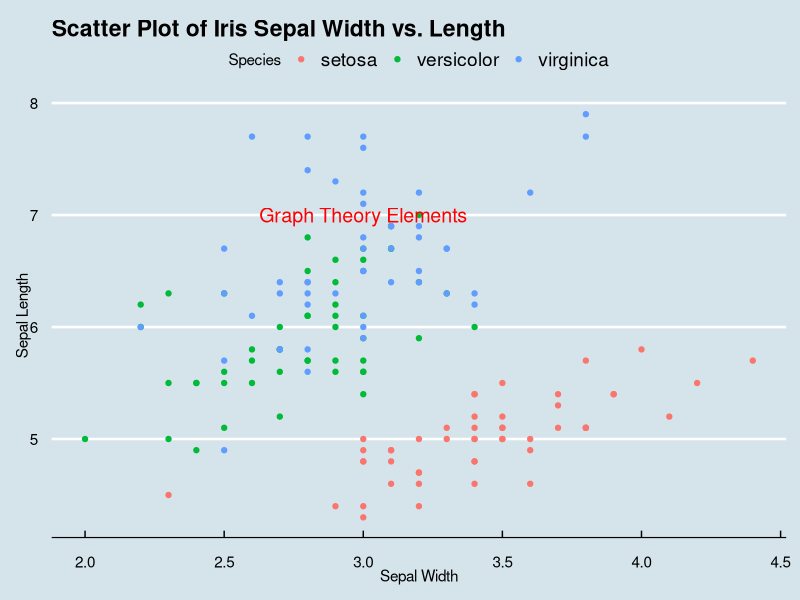
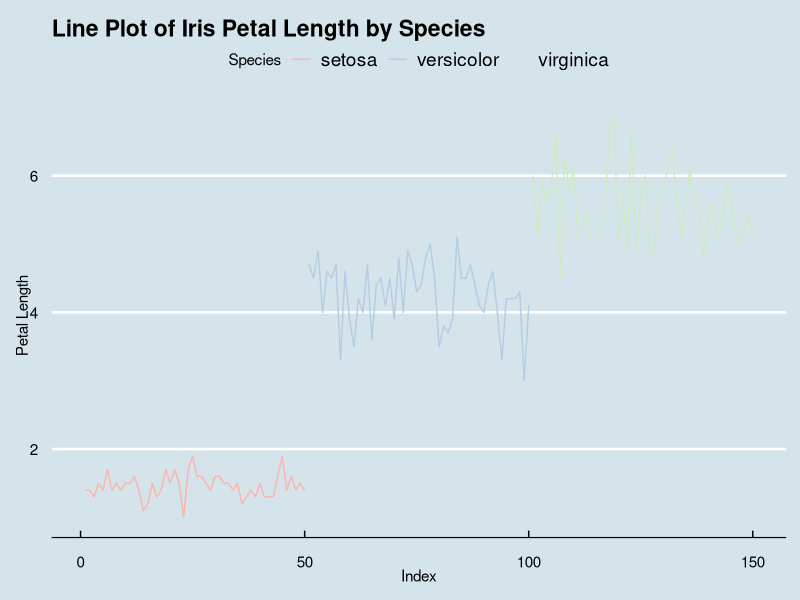
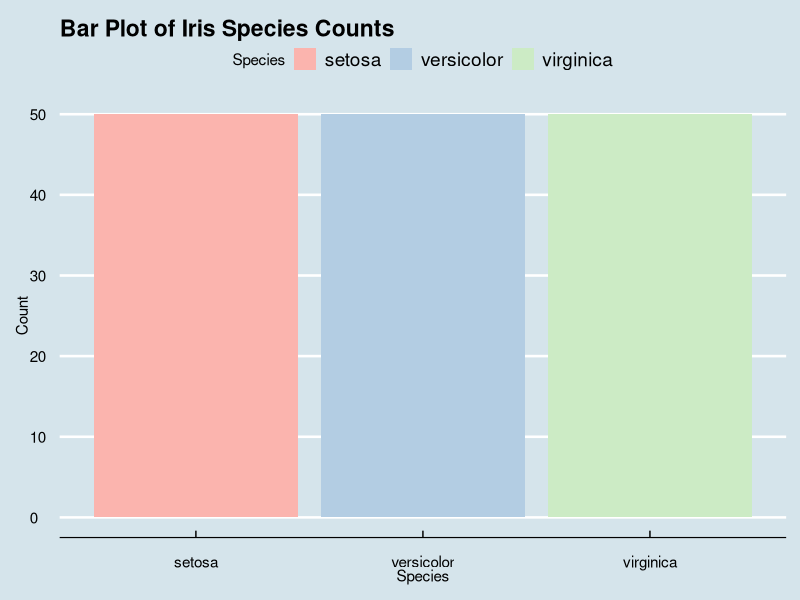
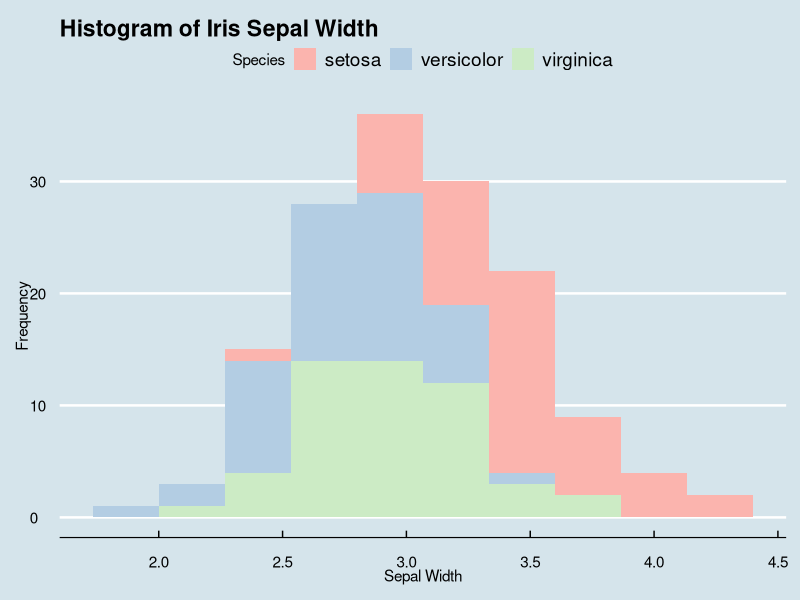
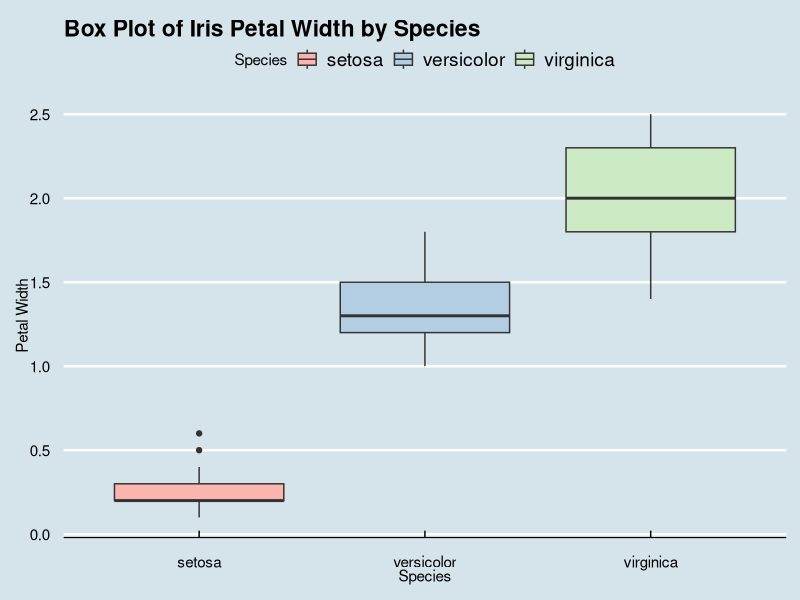
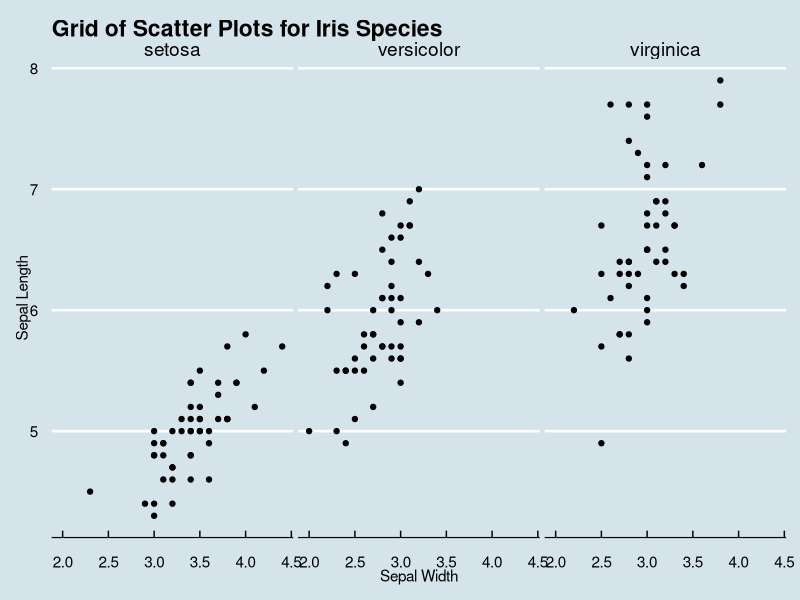
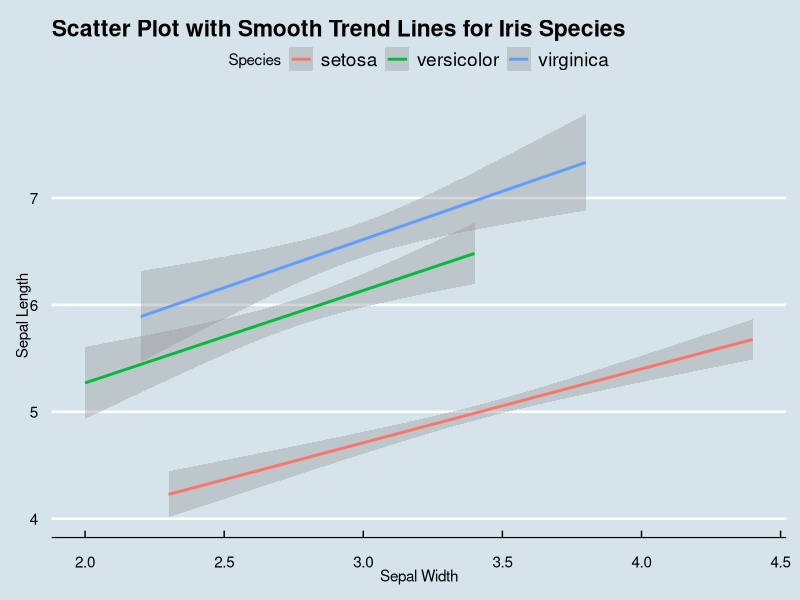

R code for these plots, in order:
library(ggplot2)
library(ggthemes)

# Initialize a ggplot object with the iris dataset
p <- ggplot(data = iris)

# Scatter plot of Sepal Length vs. Sepal Width colored by Species
p1 <- p + geom_point(aes(x = Sepal.Width, y = Sepal.Length, color = Species)) +
  labs(x = "Sepal Width", y = "Sepal Length", title = "Scatter Plot of Iris Sepal Width vs. Length") +
  theme_economist() +
  annotate("text", x = 3, y = 7, label = "Graph Theory Elements", color = "red", size = 5)

# Line plot of Petal Length for each Species
p2 <- p + geom_line(aes(x = seq_along(Petal.Length), y = Petal.Length, group = Species, color = Species)) +
  labs(x = "Index", y = "Petal Length", title = "Line Plot of Iris Petal Length by Species") +
  theme_economist() +
  scale_color_brewer(palette = "Pastel1")

# Bar plot of Species counts
p3 <- p + geom_bar(aes(x = Species, fill = Species)) +
  labs(x = "Species", y = "Count", title = "Bar Plot of Iris Species Counts") +
  theme_economist() +
  scale_fill_brewer(palette = "Pastel1")

# Histogram of Sepal Width
p4 <- p + geom_histogram(aes(x = Sepal.Width, fill = Species), bins = 10) +
  labs(x = "Sepal Width", y = "Frequency", title = "Histogram of Iris Sepal Width") +
  theme_economist() +
  scale_fill_brewer(palette = "Pastel1")

# Box plot of Petal Width by Species
p5 <- p + geom_boxplot(aes(x = Species, y = Petal.Width, fill = Species)) +
  labs(x = "Species", y = "Petal Width", title = "Box Plot of Iris Petal Width by Species") +
  theme_economist() +
  scale_fill_brewer(palette = "Pastel1")

# Create a grid of scatter plots for each combination of variables
p6 <- p + geom_point(aes(x = Sepal.Width, y = Sepal.Length)) +
  facet_wrap(~Species) +
  labs(x = "Sepal Width", y = "Sepal Length", title = "Grid of Scatter Plots for Iris Species") +
  theme_economist()

# Scatter plot with smooth trend lines for each species
p7 <- p + geom_smooth(aes(x = Sepal.Width, y = Sepal.Length, color = Species), method = "lm") +
  labs(x = "Sepal Width", y = "Sepal Length", title = "Scatter Plot with Smooth Trend Lines for Iris Species") +
  theme_economist()

# Create a folder with the current date and time
timestamp <- format(Sys.time(), "%Y%m%d_%H%M%S")
folder_path <- file.path(getwd(), "images", paste0("images_", timestamp))
dir.create(folder_path, recursive = TRUE, showWarnings = FALSE)

# Save the plots in high-quality JPEG format in the specified folder with the current date and time
ggsave(filename = file.path(folder_path, "scatter_plot.jpg"), plot = p1, dpi = 300, quality = 100)
ggsave(filename = file.path(folder_path, "line_plot.jpg"), plot = p2, dpi = 300, quality = 100)
ggsave(filename = file.path(folder_path, "bar_plot.jpg"), plot = p3, dpi = 300, quality = 100)
ggsave(filename = file.path(folder_path, "histogram.jpg"), plot = p4, dpi = 300, quality = 100)
ggsave(filename = file.path(folder_path, "box_plot.jpg"), plot = p5, dpi = 300, quality = 100)
ggsave(filename = file.path(folder_path, "grid_scatter_plots.jpg"), plot = p6, dpi = 300, quality = 100)
ggsave(filename = file.path(folder_path, "smooth_scatter_plot.jpg"), plot = p7, dpi = 300, quality = 100)


# Print the folder path where the images are saved
print(paste("Plots saved in:", folder_path))

